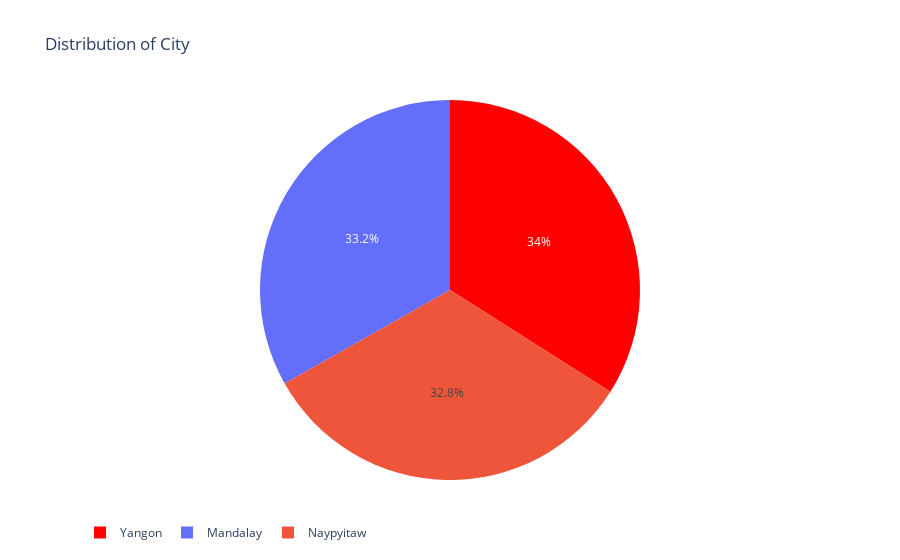

Notebook code cell kept with this figure:
### Code cell
city = round(df['City'].value_counts()/len(df['City'])*100,2)

labels = list(city.index)
values = list(city.values)

trace1 = go.Pie(labels=labels, values=values, marker=dict(colors=['red']))

layout = go.Layout(title = 'Distribution of City', legend=dict(orientation='h'))

fig = go.Figure(data=[trace1], layout=layout)
iplot(fig)

### Figure 1 — Plotly figure (JSON) as saved in the notebook; plotly's stock layout.template omitted (floating-point values rounded to 4 significant figures)
{"data": [{"labels": ["Yangon", "Mandalay", "Naypyitaw"], "marker": {"colors": ["red"]}, "type": "pie", "values": [34, 33.2, 32.8]}], "layout": {"legend": {"orientation": "h"}, "title": {"text": "Distribution of City"}}}
